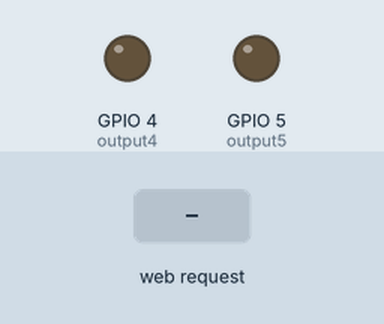
This sketch was run on a simulated ESP8266 (NodeMCU). Parts: output pins drawn as LEDs (lit = HIGH). Inputs (shaded band) come from the test bench. WiFi joins after 1.5 s; servers stay silent unless stated; what the sketch prints to the serial monitor is not drawn.

Above: at 7.7 s.
7.8 s: HTTP request GET /5/on received
At 8.4 s:
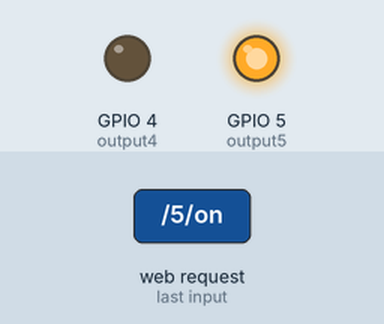
9.3 s: HTTP request GET /4/on received
At 10.5 s:
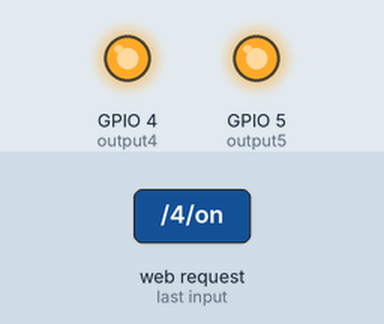
10.8 s: HTTP request GET /5/off received
At 11.8 s:
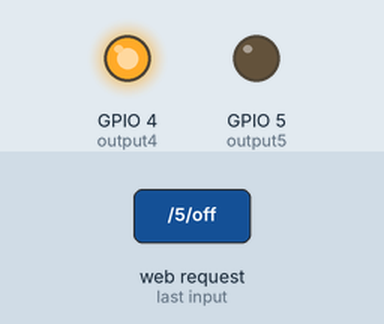
12.3 s: HTTP request GET /4/off received
At 13.0 s:
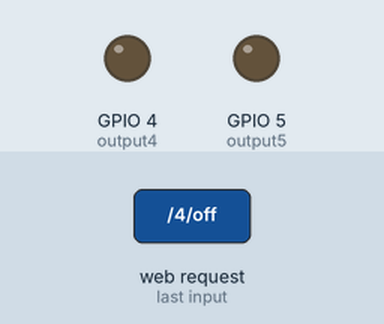
Timing chart, 0 to 14.8 s (numbered marks = the images above; inputs shaded):
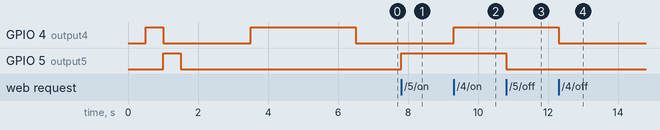

Measured:
- after the input at 7.8 s, GPIO 5 (output5): LOW → HIGH at once
- after the input at 9.3 s, GPIO 4 (output4): LOW → HIGH at once
- after the input at 10.8 s, GPIO 5 (output5): HIGH → LOW at once
- after the input at 12.3 s, GPIO 4 (output4): HIGH → LOW at once

The sketch:

4.LocalServerOnOffLed.ino
```cpp
#include <ESP8266WiFi.h>

const char* ssid     = "FIWI";
const char* password = "21040411";

// puerto del servido
WiFiServer server(80);

// Variable para guardar HTTP request
String header;

const int output5 = 5;//led rojo
const int output4 = 4;//led verde
int l = 0;

// variable almacena el estado de las salidas
String output5State = "off";
String output4State = "off";


void setup() {
  Serial.begin(115200);

  pinMode(output5, OUTPUT);
  pinMode(output4, OUTPUT);
  // Inicia salidas en 0
  digitalWrite(output5, LOW);
  digitalWrite(output4, LOW);

  // Conecta a WiFi
  Serial.print("Conectando a ");
  Serial.println(ssid);
  WiFi.begin(ssid, password);
  while (WiFi.status() != WL_CONNECTED) { //Check for the connection
    delay(500);
    Serial.print(".");

    if (l == 0) {
      digitalWrite(output5, LOW);
      digitalWrite(output4, HIGH);
      l = 1;
    } else if (l == 1) {
      digitalWrite(output5, HIGH);
      digitalWrite(output4, LOW);
      l = 0;
    }
  }
  digitalWrite(output5, LOW);
  digitalWrite(output4, LOW);
  delay(2000);
  // Imprime el IP asignado
  Serial.println("");
  Serial.println("WiFi conectado.");
  Serial.println("Conectate a esta dirección IP ");
  Serial.println(WiFi.localIP());
  digitalWrite(output4, HIGH);
  delay(3000);
  digitalWrite(output4, LOW);
  server.begin();
}

void loop(){
  WiFiClient client = server.available();   //Escucha a clientes

  if (client) {                             // Si se conecta un cliente
    Serial.println("Cliente nuevo.");          // print a message out in the serial port
    String currentLine = "";                // make a String to hold incoming data from the client
    while (client.connected()) {            // loop while the client's connected
      if (client.available()) {             // if there's bytes to read from the client,
        char c = client.read();             // read a byte, then
        Serial.write(c);                    // print it out the serial monitor
        header += c;
        if (c == '\n') {                    // if the byte is a newline character
          // if the current line is blank, you got two newline characters in a row.
          // that's the end of the client HTTP request, so send a response:
          if (currentLine.length() == 0) {
            // HTTP headers always start with a response code (e.g. HTTP/1.1 200 OK)
            // and a content-type so the client knows what's coming, then a blank line:
            client.println("HTTP/1.1 200 OK");
            client.println("Content-type:text/html");
            client.println("Connection: close");
            client.println();

            // turns the GPIOs on and off
            if (header.indexOf("GET /5/on") >= 0) {
              Serial.println("GPIO 5 on");
              output5State = "on";
              digitalWrite(output5, HIGH);
            } else if (header.indexOf("GET /5/off") >= 0) {
              Serial.println("GPIO 5 off");
              output5State = "off";
              digitalWrite(output5, LOW);
            } else if (header.indexOf("GET /4/on") >= 0) {
              Serial.println("GPIO 4 on");
              output4State = "on";
              digitalWrite(output4, HIGH);
            } else if (header.indexOf("GET /4/off") >= 0) {
              Serial.println("GPIO 4 off");
              output4State = "off";
              digitalWrite(output4, LOW);
            }

            // Display the HTML web page
            client.println("<!DOCTYPE html><html>");
            client.println("<head><meta name=\"viewport\" content=\"width=device-width, initial-scale=1\">");
            client.println("<link rel=\"icon\" href=\"data:,\">");
            // CSS to style the on/off buttons
            // Feel free to change the background-color and font-size attributes to fit your preferences
            client.println("<style>html { font-family: Helvetica; display: inline-block; margin: 0px auto; text-align: center;}");
            client.println(".button { background-color: #195B6A; border: none; color: white; padding: 16px 40px;");
            client.println("text-decoration: none; font-size: 30px; margin: 2px; cursor: pointer;}");
            client.println(".button2 {background-color: #77878A;}</style></head>");

            // Web Page Heading
            client.println("<body><h1>ESP8266 Web Server</h1>");

            // Display current state, and ON/OFF buttons for GPIO 5
            client.println("<p>GPIO 5 - State " + output5State + "</p>");
            // If the output5State is off, it displays the ON button
            if (output5State=="off") {
              client.println("<p><a href=\"/5/on\"><button class=\"button\">ON</button></a></p>");
            } else {
              client.println("<p><a href=\"/5/off\"><button class=\"button button2\">OFF</button></a></p>");
            }

            // Display current state, and ON/OFF buttons for GPIO 4
            client.println("<p>GPIO 4 - State " + output4State + "</p>");
            // If the output4State is off, it displays the ON button
            if (output4State=="off") {
              client.println("<p><a href=\"/4/on\"><button class=\"button\">ON</button></a></p>");
            } else {
              client.println("<p><a href=\"/4/off\"><button class=\"button button2\">OFF</button></a></p>");
            }
            client.println("</body></html>");

            // The HTTP response ends with another blank line
            client.println();
            // Break out of the while loop
            break;
          } else { // if you got a newline, then clear currentLine
            currentLine = "";
          }
        } else if (c != '\r') {  // if you got anything else but a carriage return character,
          currentLine += c;      // add it to the end of the currentLine
        }
      }
    }
    // Clear the header variable
    header = "";
    // Close the connection
    client.stop();
    Serial.println("Client disconnected.");
    Serial.println("");
  }
}
```
